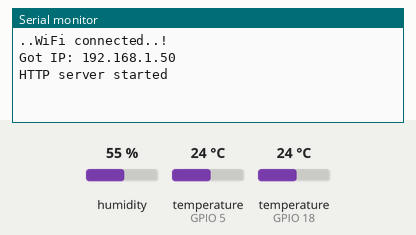
Simulated run of this sketch. Board: ESP32. On the bench: the last lines printed to the serial monitor. The inputs (shaded band) are chosen by the test bench; at power-on: temperature (sensors on GPIO 5, GPIO 18) 24 °C, humidity 55 %. WiFi joins after 1.5 s; servers stay silent unless stated; uploads are accepted with an empty reply; the local clock reads 2024-03-15 10:24:30 at power-on unless the sketch sets it.

Above: at 3.3 s.
3.4 s: temperature (sensor on GPIO 5) set to 36.5 °C
At 5.1 s:
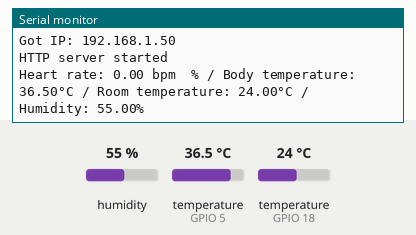
7.1 s: temperature (sensor on GPIO 5) set to 37.5 °C
At 9.5 s:
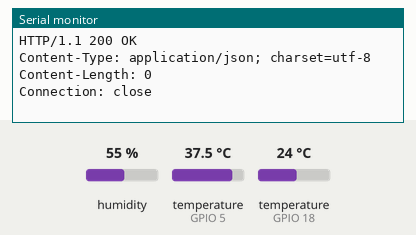

The sketch:

code2.ino
```cpp
#include <WiFi.h>
#include <WebServer.h>
#include <Wire.h>
#include "DHT.h"
#include <OneWire.h>
#include <DallasTemperature.h>
#include <WiFiClientSecure.h>
#include <Base64.h>
#include <time.h>

#define DHTTYPE DHT22
#define DHTPIN 18
#define DS18B20 5
#define REPORTING_PERIOD_MS 1000

float temperature, humidity, BPM, SpO2, bodytemperature;

const char* ssid = "Redmi 10A";
const char* password = "palanikumar";

DHT dht(DHTPIN, DHTTYPE);
uint32_t tsLastReport = 0;
OneWire oneWire(DS18B20);
DallasTemperature sensors(&oneWire);

WebServer server(80);
WiFiClientSecure client;

const char* TWILIO_ACCOUNT_SID = "ACb23a2be5baf1bcfc1a61b7b1c054f538";
const char* TWILIO_AUTH_TOKEN = "e74391428927030f56b5f119f1b113d1";
const char* TWILIO_FROM_NUMBER = "+17316137919";
const char* TWILIO_TO_NUMBER = "+919677413643";

#define BODY_TEMP_THRESHOLD 37.0
#define ROOM_TEMP_THRESHOLD 35.0

const char* twilio_cert = \
"-----BEGIN CERTIFICATE-----\n" \
"MIIDjjCCAnagAwIBAgIQAzrx5qcRqaC7KGSxHQn65TANBgkqhkiG9w0BAQsFADBh\n" \
"MQswCQYDVQQGEwJVUzEVMBMGA1UEChMMRGlnaUNlcnQgSW5jMRkwFwYDVQQLExB3\n" \
"d3cuZGlnaWNlcnQuY29tMSAwHgYDVQQDExdEaWdpQ2VydCBHbG9iYWwgUm9vdCBH\n" \
"MjAeFw0xMzA4MDExMjAwMDBaFw0zODAxMTUxMjAwMDBaMGExCzAJBgNVBAYTAlVT\n" \
"MRUwEwYDVQQKEwxEaWdpQ2VydCBJbmMxGTAXBgNVBAsTEHd3dy5kaWdpY2VydC5j\n" \
"b20xIDAeBgNVBAMTF0RpZ2lDZXJ0IEdsb2JhbCBSb290IEcyMIIBIjANBgkqhkiG\n" \
"9w0BAQEFAAOCAQ8AMIIBCgKCAQEAuzfNNNx7a8myaJCtSnX/RrohCgiN9RlUyfuI\n" \
"2/Ou8jqJkTx65qsGGmvPrC3oXgkkRLpimn7Wo6h+4FR1IAWsULecYxpsMNzaHxmx\n" \
"1x7e/dfgy5SDN67sH0NO3Xss0r0upS/kqbitOtSZpLYl6ZtrAGCSYP9PIUkY92eQ\n" \
"q2EGnI/yuum06ZIya7XzV+hdG82MHauVBJVJ8zUtluNJbd134/tJS7SsVQepj5Wz\n" \
"tCO7TG1F8PapspUwtP1MVYwnSlcUfIKdzXOS0xZKBgyMUNGPHgm+F6HmIcr9g+UQ\n" \
"vIOlCsRnKPZzFBQ9RnbDhxSJITRNrw9FDKZJobq7nMWxM4MphQIDAQABo0IwQDAP\n" \
"BgNVHRMBAf8EBTADAQH/MA4GA1UdDwEB/wQEAwIBhjAdBgNVHQ4EFgQUTiJUIBiV\n" \
"5uNu5g/6+rkS7QYXjzkwDQYJKoZIhvcNAQELBQADggEBAGBnKJRvDkhj6zHd6mcY\n" \
"1Yl9PMWLSn/pvtsrF9+wX3N3KjITOYFnQoQj8kVnNeyIv/iPsGEMNKSuIEyExtv4\n" \
"NeF22d+mQrvHRAiGfzZ0JFrabA0UWTW98kndth/Jsw1HKj2ZL7tcu7XUIOGZX1NG\n" \
"Fdtom/DzMNU+MeKNhJ7jitralj41E6Vf8PlwUHBHQRFXGU7Aj64GxJUTFy8bJZ91\n" \
"8rGOmaFvE7FBcf6IKshPECBV1/MUReXgRPTqh5Uykw7+U0b6LJ3/iyK5S9kJRaTe\n" \
"pLiaWN0bfVKfjllDiIGknibVb63dDcY3fe0Dkhvld1927jyNxF1WW6LZZm6zNTfl\n" \
"MrY=\n" \
"-----END CERTIFICATE-----\n";

const long gmtOffset_sec = 5 * 3600 + 1800;
const int daylightOffset_sec = 0;

void syncTime() {
  configTime(gmtOffset_sec, daylightOffset_sec, "pool.ntp.org", "time.nist.gov");
  time_t now = time(nullptr);
  while (now < 8 * 3600 * 2) {
    delay(500);
    now = time(nullptr);
  }
}

void sendSMS(String message) {
  client.setCACert(twilio_cert);

  if (!client.connect("api.twilio.com", 443)) {
    Serial.println("Connection to Twilio failed");
    return;
  }

  String authHeader = "Basic " + base64::encode(String(TWILIO_ACCOUNT_SID) + ":" + TWILIO_AUTH_TOKEN);
  String postData = "To=" + String(TWILIO_TO_NUMBER) + "&From=" + String(TWILIO_FROM_NUMBER) + "&Body=" + message;

  client.println("POST /2010-04-01/Accounts/" + String(TWILIO_ACCOUNT_SID) + "/Messages.json HTTP/1.1");
  client.println("Host: api.twilio.com");
  client.println("Authorization: " + authHeader);
  client.println("Content-Type: application/x-www-form-urlencoded");
  client.println("Content-Length: " + String(postData.length()));
  client.println();
  client.println(postData);

  while (client.connected()) {
    String response = client.readString();
    Serial.println(response);
    break;
  }
}

void checkTemperatureAndSendSMS(float bodyTemp, float roomTemp) {
  String message = "";

  if (bodyTemp > BODY_TEMP_THRESHOLD) {
    message += "Warning: Body temperature is high (" + String(bodyTemp) + "°C). ";
  }

  if (roomTemp > ROOM_TEMP_THRESHOLD) {
    message += "Room temperature is high (" + String(roomTemp) + "°C). ";
  }

  if (message != "") {
    message += "Please take necessary action.";
    sendSMS(message);
  }
}

void setup() {
  Serial.begin(57600);
  delay(100);
  dht.begin();

  WiFi.begin(ssid, password);
  while (WiFi.status() != WL_CONNECTED) {
    delay(1000);
    Serial.print(".");
  }

  Serial.println("WiFi connected..!");
  Serial.print("Got IP: ");
  Serial.println(WiFi.localIP());

  syncTime();

  server.on("/", handle_OnConnect);
  server.onNotFound(handle_NotFound);
  server.begin();
  Serial.println("HTTP server started");

  sensors.begin();
}

void loop() {
  server.handleClient();
  delay(1000);

  // Read humidity and temperature from DHT22
  humidity = dht.readHumidity();
  temperature = dht.readTemperature();

  // Read the BPM and SpO2 from the UART connection
  if (Serial.available()) {
    String line = Serial.readStringUntil('\n');
    // Parse the line to get BPM and SpO2
    int bpmIndex = line.indexOf(':') + 2; // Skip past "Heart Rate: "
    int spO2Index = line.indexOf('/', bpmIndex) + 10; // Skip past "bpm / SpO2: "

    if (bpmIndex > 1 && spO2Index > 1) { // Check if indices are valid
        BPM = line.substring(bpmIndex, line.indexOf(' ', bpmIndex)).toFloat();
        SpO2 = line.substring(spO2Index, line.indexOf('%', spO2Index)).toFloat();
    }
}


  // Read body temperature from DS18B20
  sensors.requestTemperatures();
  bodytemperature = sensors.getTempCByIndex(0);

  // Report data every REPORTING_PERIOD_MS
  if (millis() - tsLastReport > REPORTING_PERIOD_MS) {
    tsLastReport = millis();
    Serial.print("Heart rate: ");
    Serial.print(BPM);
    Serial.print(" bpm  ");
    //Serial.print(SpO2);
    Serial.print("% / Body temperature: ");
    Serial.print(bodytemperature);
    Serial.print("°C / Room temperature: ");
    Serial.print(temperature);
    Serial.print("°C / Humidity: ");
    Serial.print(humidity);
    Serial.println("%");

    checkTemperatureAndSendSMS(bodytemperature, temperature);
  }
}

void handle_OnConnect() {
  server.send(200, "text/html", SendHTML(temperature, humidity, BPM, SpO2, bodytemperature));
}

void handle_NotFound() {
  server.send(404, "text/plain", "Not found");
}

String SendHTML(float temperature, float humidity, float BPM, float SpO2, float bodytemperature) {
  String html = "<!DOCTYPE html>";
  html += "<html>";
  html += "<head>";
  html += "<title>Patient Health Monitoring</title>";
  html += "<meta name='viewport' content='width=device-width, initial-scale=1.0'>";
  html += "<style>body { background-color: #fff; font-family: sans-serif; color: #333333; font: 14px Helvetica, sans-serif; box-sizing: border-box;}</style>";
  html += "<script>";
  html += "setInterval(loadDoc,1000);";
  html += "function loadDoc() {";
  html += "var xhttp = new XMLHttpRequest();";
  html += "xhttp.onreadystatechange = function() {";
  html += "if (this.readyState == 4 && this.status == 200) {";
  html += "document.body.innerHTML = this.responseText}";
  html += "};";
  html += "xhttp.open('GET', '/', true);";
  html += "xhttp.send();";
  html += "}";
  html += "</script>";
  html += "</head>";
  html += "<body>";
  html += "<div id='page'>";
  html += "<h1>Health Monitoring System</h1>";
  html += "<div class='sensor'><span>Room Temperature: </span>" + String((int)temperature) + "°C</div>";
  html += "<div class='sensor'><span>Humidity: </span>" + String((int)humidity) + "%</div>";
  html += "<div class='sensor'><span>Heart Rate: </span>" + String((int)BPM) + " bpm</div>";
  //html += "<div class='sensor'><span>SpO2: </span>" + String((int)SpO2) + "%</div>";
  html += "<div class='sensor'><span>Body Temperature: </span>" + String((int)bodytemperature) + "°C</div>";
  html += "</div>";
  html += "</body>";
  html += "</html>";
  return html;
}
```

Measured:
- the behaviour switches between 37 and 37.1 °C on temperature (sensor on GPIO 5) (found by bisection; images 1 and 2)
- after the input at 3.4 s, the serial monitor: prints a new line after 0.49 s (image 1)
- after the input at 7.1 s, the serial monitor: prints a new line after 0.33 s (image 2)
